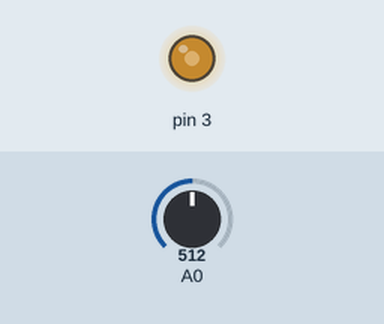
Simulated run of this sketch. Board: Arduino Uno, built with avr-gcc and run on an emulated ATmega328P. Parts: output pins drawn as LEDs (lit = HIGH). The inputs (shaded band) are chosen by the test bench; at power-on: A0 = 512.

Above: at 1.2 s.
1.3 s: A0 set to 716
At 2.4 s:
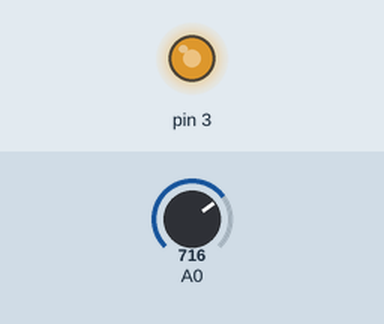
2.9 s: A0 set to 900
At 3.7 s:
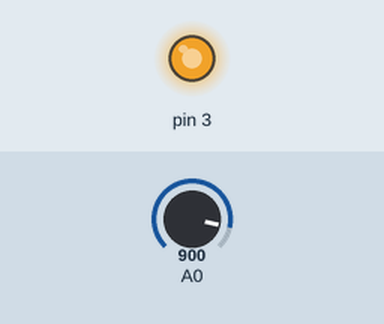
4.5 s: A0 set to 122
At 5.0 s:
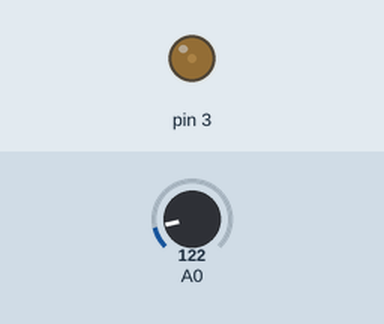
6.1 s: A0 set to 0
At 7.4 s:
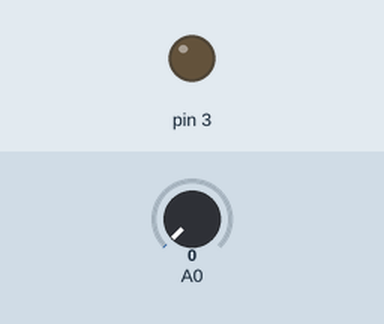
7.7 s: A0 set to 511
At 8.7 s:
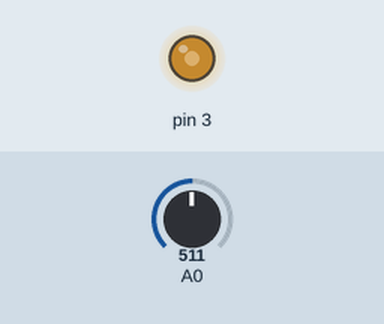
Timing chart, 0 to 10.3 s (numbered marks = the images above; inputs shaded):
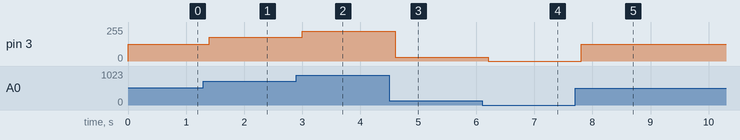

Measured:
- after the input at 1.3 s, pin 3: 127/255 → 178/255 after 0.10 s
- after the input at 2.9 s, pin 3: 178/255 → 224/255 after 0.10 s
- after the input at 4.5 s, pin 3: 224/255 → 30/255 after 0.10 s
- after the input at 6.1 s, pin 3: 30/255 → 0/255 after 0.11 s
- after the input at 7.7 s, pin 3: 0/255 → 127/255 after 0.11 s

The sketch:

Dimer_Led.ino
```cpp
int pin0;
int output;
void setup() {
  Serial.begin(9600);
  pinMode(3, OUTPUT);
}

void loop() {
  pin0 = analogRead(0);
  //       map(nilai input, nilai_min_input, nilai_max_input, nilai_min_output, nilai_max_output)
  output = map(pin0, 0 , 1023, 0, 255);

  analogWrite(3, output);

  delay(200);
}
```
